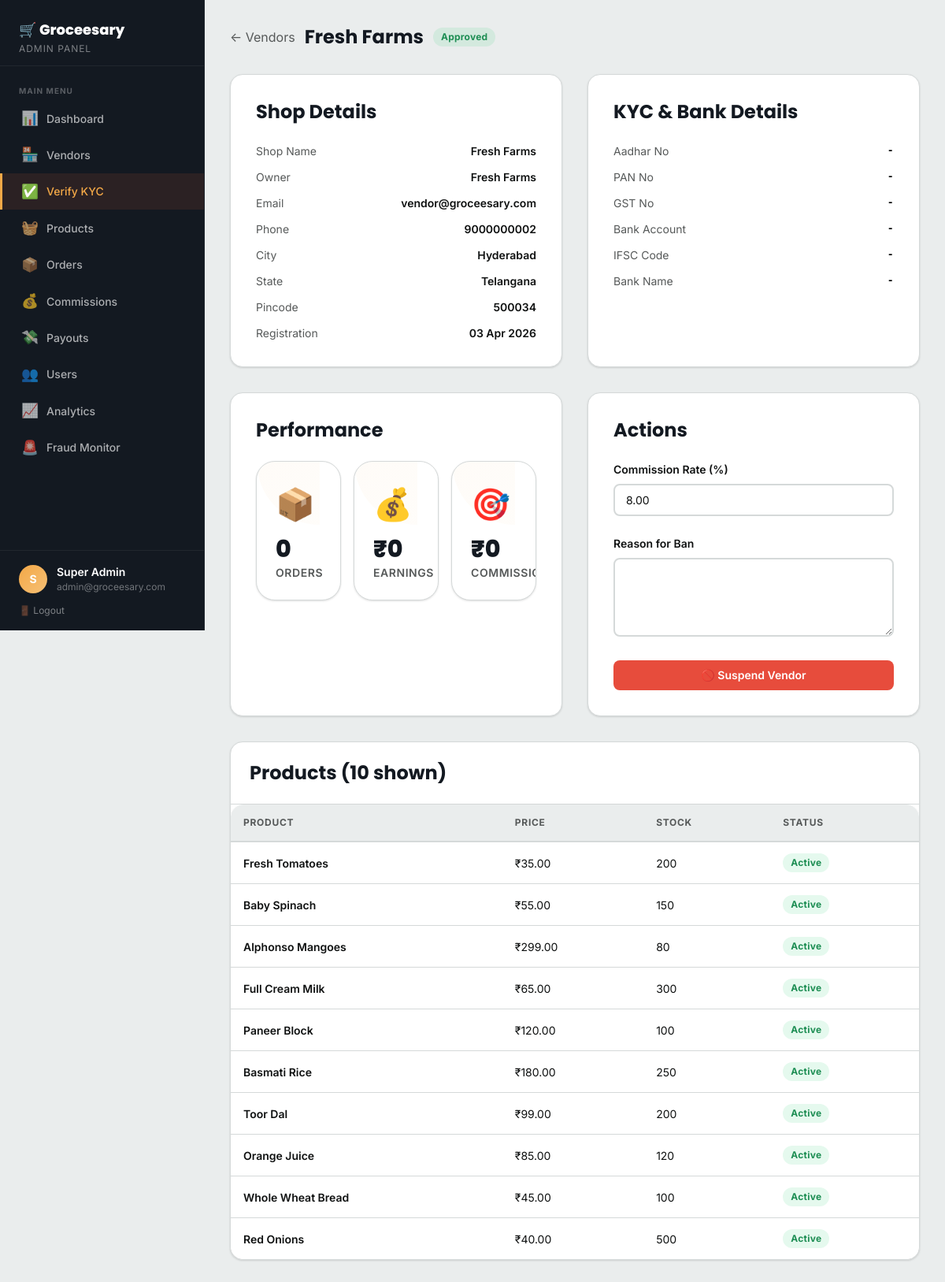
The page /pages/admin/vendor_verify.php?id=1 (signed in) on the database its author committed.
### tables this page shows
CREATE TABLE IF NOT EXISTS `vendors` (
  `id`                  INT UNSIGNED AUTO_INCREMENT PRIMARY KEY,
  `user_id`             INT UNSIGNED NOT NULL UNIQUE,
  `shop_name`           VARCHAR(150) NOT NULL,
  `shop_description`    TEXT,
  `shop_address`        TEXT,
  `city`                VARCHAR(100),
  `state`               VARCHAR(100),
  `pincode`             VARCHAR(10),
  `shop_logo`           VARCHAR(255) DEFAULT NULL,
  `shop_banner`         VARCHAR(255) DEFAULT NULL,
  `aadhar_no`           VARCHAR(20) DEFAULT NULL,
  `pan_no`              VARCHAR(20) DEFAULT NULL,
  `bank_account`        VARCHAR(30) DEFAULT NULL,
  `bank_ifsc`           VARCHAR(15) DEFAULT NULL,
  `bank_name`           VARCHAR(100) DEFAULT NULL,
  `aadhar_doc`          VARCHAR(255) DEFAULT NULL,
  `pan_doc`             VARCHAR(255) DEFAULT NULL,
  `verification_status` ENUM('pending','approved','rejected','suspended') NOT NULL DEFAULT 'pending',
  `kyc_status`          ENUM('pending','submitted','approved','rejected') NOT NULL DEFAULT 'pending',
  `kyc_notes`           TEXT DEFAULT NULL,
  `commission_rate`     DECIMAL(5,2) NOT NULL DEFAULT 10.00,
  `total_sales`         DECIMAL(12,2) NOT NULL DEFAULT 0.00,
  `avg_rating`          DECIMAL(3,2) NOT NULL DEFAULT 0.00,
  `total_reviews`       INT UNSIGNED NOT NULL DEFAULT 0,
  `delivery_time`       VARCHAR(50) DEFAULT '30-60 min',
  `min_order_amount`    DECIMAL(10,2) NOT NULL DEFAULT 0.00,
  `created_at`          DATETIME NOT NULL DEFAULT CURRENT_TIMESTAMP,
  `updated_at`          DATETIME NOT NULL DEFAULT CURRENT_TIMESTAMP ON UPDATE CURRENT_TIMESTAMP,
  FOREIGN KEY (`user_id`) REFERENCES `users`(`id`) ON DELETE CASCADE,
  INDEX `idx_verification` (`verification_status`),
  INDEX `idx_city` (`city`)
);

CREATE TABLE IF NOT EXISTS `products` (
  `id`             INT UNSIGNED AUTO_INCREMENT PRIMARY KEY,
  `vendor_id`      INT UNSIGNED NOT NULL,
  `category_id`    INT UNSIGNED NOT NULL,
  `name`           VARCHAR(200) NOT NULL,
  `slug`           VARCHAR(220) NOT NULL,
  `description`    TEXT,
  `price`          DECIMAL(10,2) NOT NULL,
  `discount_price` DECIMAL(10,2) DEFAULT NULL,
  `unit`           VARCHAR(30) DEFAULT 'piece',
  `stock`          INT NOT NULL DEFAULT 0,
  `images`         JSON DEFAULT NULL,
  `is_active`      TINYINT(1) NOT NULL DEFAULT 1,
  `is_featured`    TINYINT(1) NOT NULL DEFAULT 0,
  `is_flagged`     TINYINT(1) NOT NULL DEFAULT 0,
  `views`          INT UNSIGNED NOT NULL DEFAULT 0,
  `avg_rating`     DECIMAL(3,2) NOT NULL DEFAULT 0.00,
  `total_reviews`  INT UNSIGNED NOT NULL DEFAULT 0,
  `weight`         DECIMAL(8,3) DEFAULT NULL,
  `tags`           VARCHAR(500) DEFAULT NULL,
  `created_at`     DATETIME NOT NULL DEFAULT CURRENT_TIMESTAMP,
  `updated_at`     DATETIME NOT NULL DEFAULT CURRENT_TIMESTAMP ON UPDATE CURRENT_TIMESTAMP,
  FOREIGN KEY (`vendor_id`) REFERENCES `vendors`(`id`) ON DELETE CASCADE,
  FOREIGN KEY (`category_id`) REFERENCES `categories`(`id`) ON DELETE RESTRICT,
  UNIQUE KEY `uniq_vendor_slug` (`vendor_id`, `slug`),
  INDEX `idx_category` (`category_id`),
  INDEX `idx_is_active` (`is_active`),
  INDEX `idx_is_featured` (`is_featured`),
  FULLTEXT INDEX `ft_search` (`name`, `description`, `tags`)
);

### config/database.php (called while the page is built, shortened)
<?php
class Database {
    private static ?Database $instance = null;
    private ?PDO $conn = null;
    private function __construct() {
        try {
            if (defined('DB_TYPE') && DB_TYPE === 'sqlite') {
                $dbPath = defined('DB_PATH') ? DB_PATH : __DIR__ . '/../database/groceesary.sqlite';
                $dbDir = dirname($dbPath);
                if (!is_dir($dbDir)) @mkdir($dbDir, 0777, true);
                $this->conn = new PDO("sqlite:$dbPath");
                $this->conn->setAttribute(PDO::ATTR_ERRMODE, PDO::ERRMODE_EXCEPTION);
            } else {
                $dsn = "mysql:host=" . DB_HOST . ";dbname=" . DB_NAME . ";charset=" . DB_CHARSET;
                $this->conn = new PDO($dsn, DB_USER, DB_PASSWORD, [
                    PDO::ATTR_ERRMODE => PDO::ERRMODE_EXCEPTION,
                    PDO::ATTR_DEFAULT_FETCH_MODE => PDO::FETCH_ASSOC,
                    PDO::ATTR_EMULATE_PREPARES => false,
                ]);
            }
        } catch (PDOException $e) {
            if (defined('DEBUG_MODE') && DEBUG_MODE) {
                die('<h3>DB Connection Error: ' . $e->getMessage() . '</h3>');
            }
            die('Service temporarily unavailable.');
        }
    }
    public static function getInstance(): Database {
        if (self::$instance === null) {
            self::$instance = new Database();
        }
        return self::$instance;
    }
    public function prepare(string $sql, string $types, ...$params): array {
        try {
            $stmt = $this->conn->prepare($sql);
            $stmt->execute($params);
            return $stmt->fetchAll(PDO::FETCH_ASSOC);
        } catch (PDOException $e) {
            $this->logError($e->getMessage(), $sql);
            return [];
        }
    }
    public function prepareOne(string $sql, string $types, ...$params): ?array {
        $rows = $this->prepare($sql, $types, ...$params);
        return $rows[0] ?? null;
    }
}
?>

### pages/admin/vendor_verify.php (the view, shortened to what this page needs)
<?php
require_once '../../config/config.php'; require_once '../../config/constants.php'; require_once '../../config/database.php';
$db=Database::getInstance(); $success=''; $errors=[];
$vid2=(int)($_GET['id']??0);
$vendor=$db->prepareOne("SELECT v.*,u.name AS owner_name,u.email,u.phone,u.is_active FROM vendors v JOIN users u ON u.id=v.user_id WHERE v.id=? LIMIT 1",'i',$vid2);
$products=$db->prepare("SELECT * FROM products WHERE vendor_id=? ORDER BY created_at DESC LIMIT 10",'i',$vid2);
$stats=['orders'=>$db->prepareOne("SELECT COUNT(DISTINCT order_id) AS c FROM order_items WHERE vendor_id=?",'i',$vid2)['c']??0,'revenue'=>$db->prepareOne("SELECT COALESCE(SUM(vendor_earning),0) AS t FROM order_items WHERE vendor_id=?",'i',$vid2)['t']??0,'commission'=>$db->prepareOne("SELECT COALESCE(SUM(commission),0) AS t FROM order_items WHERE vendor_id=?",'i',$vid2)['t']??0];
$vc=['pending'=>'warning','approved'=>'success','rejected'=>'danger'];
require_once '../../templates/layouts/header.php';
?>
<div class="dashboard-layout">
<?php require_once '../../templates/layouts/sidebar.php'; ?>
<main class="dashboard-main">
  <div class="flex items-center gap-3 mb-6">
    <a href="<?=$base?>/pages/admin/vendors.php" style="color:var(--color-muted)">← Vendors</a>
    <h1 style="font-size:var(--text-2xl)"><?=htmlspecialchars($vendor['shop_name'])?></h1>
    <?php $vv_cls = $vc[$vendor['verification_status']] ?? 'muted'; ?>
    <span class="badge badge-<?= $vv_cls ?>"><?=ucfirst($vendor['verification_status'])?></span>
  </div>
  <div style="display:grid;grid-template-columns:1fr 1fr;gap:var(--space-6)">
    <div class="card p-6">
      <h3 style="margin-bottom:var(--space-5)">Shop Details</h3>
      <div class="text-sm" style="display:flex;flex-direction:column;gap:var(--space-3)">
        <?php foreach([['Shop Name',htmlspecialchars($vendor['shop_name'])],['Owner',htmlspecialchars($vendor['owner_name'])],['Email',htmlspecialchars($vendor['email'])],['Phone',htmlspecialchars($vendor['phone']??'-')],['City',htmlspecialchars($vendor['city']??'-')],['State',htmlspecialchars($vendor['state']??'-')],['Pincode',htmlspecialchars($vendor['pincode']??'-')],['Registration',date('d M Y',strtotime($vendor['created_at']))]] as [$l,$v]):?>
          <div class="flex justify-between"><span class="text-muted"><?=$l?></span><span class="fw-semibold"><?=$v?></span></div>
        <?php endforeach;?>
      </div>
    </div>
    <div class="card p-6">
      <h3 style="margin-bottom:var(--space-5)">KYC & Bank Details</h3>
      <div class="text-sm" style="display:flex;flex-direction:column;gap:var(--space-3)">
        <?php foreach([['Aadhar No',htmlspecialchars($vendor['aadhar_no']??'-')],['PAN No',htmlspecialchars($vendor['pan_no']??'-')],['GST No',htmlspecialchars($vendor['gst_no']??'-')],['Bank Account',htmlspecialchars($vendor['bank_account']??'-')],['IFSC Code',htmlspecialchars($vendor['bank_ifsc']??'-')],['Bank Name',htmlspecialchars($vendor['bank_name']??'-')]] as [$l,$v]):?>
          <div class="flex justify-between"><span class="text-muted"><?=$l?></span><span class="fw-semibold font-mono"><?=$v?></span></div>
        <?php endforeach;?>
      </div>
    </div>
    <div class="card p-6">
      <h3 style="margin-bottom:var(--space-5)">Performance</h3>
      <div class="stat-grid" style="grid-template-columns:repeat(3,1fr)">
        <div class="stat-card"><div class="stat-icon">📦</div><div class="stat-value"><?=$stats['orders']?></div><div class="stat-label">Orders</div></div>
        <div class="stat-card"><div class="stat-icon">💰</div><div class="stat-value">₹<?=number_format($stats['revenue'],0)?></div><div class="stat-label">Earnings</div></div>
        <div class="stat-card"><div class="stat-icon">🎯</div><div class="stat-value">₹<?=number_format($stats['commission'],0)?></div><div class="stat-label">Commission</div></div>
      </div>
    </div>
    <div class="card p-6">
      <h3 style="margin-bottom:var(--space-5)">Actions</h3>
      <?php if($vendor['verification_status']==='pending'): ?>
        <form method="POST">
          <input type="hidden" name="csrf_token" value="<?=CSRF_TOKEN?>">
          <div class="form-group"><label class="form-label">Commission Rate (%)</label><input type="number" class="form-control" name="commission_rate" value="<?=$vendor['commission_rate']??DEFAULT_COMMISSION?>" step="0.5" min="0" max="50"></div>
          <div class="form-group"><label class="form-label">Notes (optional)</label><textarea class="form-control" name="notes" rows="2"><?=htmlspecialchars($vendor['kyc_notes']??'')?></textarea></div>
          <div class="flex gap-3">
            <button type="submit" name="action" value="approve" class="btn btn-success flex-1">✅ Approve</button>
            <button type="submit" name="action" value="reject"  class="btn btn-danger flex-1" onclick="return confirm('Reject this vendor?')">❌ Reject</button>
          </div>
        </form>
      <?php elseif($vendor['verification_status']==='approved'): ?>
        <form method="POST">
          <div class="form-group"><label class="form-label">Commission Rate (%)</label><input type="number" class="form-control" name="commission_rate" value="<?=$vendor['commission_rate']??DEFAULT_COMMISSION?>" step="0.5" min="0" max="50"></div>
          <div class="form-group"><label class="form-label">Reason for Ban</label><textarea class="form-control" name="notes" rows="2"></textarea></div>
          <button type="submit" name="action" value="ban" class="btn btn-danger btn-full" onclick="return confirm('Ban this vendor?')">🚫 Suspend Vendor</button>
        </form>
      <?php else: ?>
        <p class="text-muted">No actions available for this status.</p>
      <?php endif; ?>
    </div>
  </div>
  <?php if($products): ?>
    <div class="card mt-6">
      <div style="padding:var(--space-5);border-bottom:1px solid var(--color-border)"><h3>Products (<?=count($products)?> shown)</h3></div>
      <div class="table-wrapper">
        <table class="table">
          <thead><tr><th>Product</th><th>Price</th><th>Stock</th><th>Status</th></tr></thead>
          <tbody>
          <?php foreach($products as $p):?>
            <tr>
              <td class="fw-semibold"><?=htmlspecialchars($p['name'])?></td>
              <td>₹<?=number_format($p['price'],2)?></td>
              <td class="<?=$p['stock']<5?'text-danger':''?>"><?=$p['stock']?></td>
              <td><span class="badge <?=$p['is_active']?'badge-success':'badge-danger'?>"><?=$p['is_active']?'Active':'Inactive'?></span></td>
            </tr>
          <?php endforeach;?>
          </tbody>
        </table>
      </div>
    </div>
  <?php endif;?>
</main>
</div>
</body></html>

### templates/css/base.css (style rules this page uses)
:root { --color-primary: #f3a847; --color-primary-dark: #e09635; --color-primary-light: #f6c075; --color-secondary: #232f3e; --color-secondary-dark:#131921; --color-secondary-light:#2874f0; --color-success: #2ECC71; --color-danger: #e74c3c; --color-warning: #f39c12; --color-info: #3498db; --color-white: #ffffff; --color-bg: #eaeded; --color-surface: #ffffff; --color-border: #d5d9d9; --color-text: #0f1111; --color-muted: #565959; --color-dark: #131921; --gradient-primary: linear-gradient(135deg, #f3a847 0%, #f6c075 100%); --gradient-secondary: linear-gradient(135deg, #232f3e 0%, #131921 100%); --gradient-hero: linear-gradient(135deg, #131921 0%, #232f3e 50%, #2874f0 100%); --gradient-card: linear-gradient(180deg, rgba(255,255,255,0) 60%, rgba(0,0,0,0.5) 100%); --space-1: 4px; --space-2: 8px; --space-3: 12px; --space-4: 16px; --space-5: 24px; --space-6: 32px; --space-7: 48px; --space-8: 64px; --space-9: 96px; --font-sans: 'Inter', -apple-system, BlinkMacSystemFont, sans-serif; --font-heading: 'Poppins', 'Inter', sans-serif; --font-mono: 'Courier New', monospace; --text-xs: 0.75rem; --text-sm: 0.875rem; --text-base: 1rem; --text-lg: 1.125rem; --text-xl: 1.25rem; --text-2xl: 1.5rem; --text-3xl: 1.875rem; --text-4xl: 2.25rem; --text-5xl: 3rem; --leading-tight: 1.25; --leading-snug: 1.375; --leading-normal: 1.5; --leading-relaxed:1.625; --radius-sm: 4px; --radius-md: 8px; --radius-lg: 12px; --radius-xl: 16px; --radius-2xl: 24px; --radius-full: 9999px; --shadow-sm: 0 1px 3px rgba(0,0,0,0.08), 0 1px 2px rgba(0,0,0,0.06); --shadow-md: 0 4px 12px rgba(0,0,0,0.1); --shadow-lg: 0 10px 30px rgba(0,0,0,0.12); --shadow-xl: 0 20px 60px rgba(0,0,0,0.15); --shadow-primary: 0 8px 24px rgba(255,107,53,0.35); --transition-fast: 150ms ease; --transition-base: 250ms ease; --transition-slow: 400ms ease; --z-below: -1; --z-base: 0; --z-above: 10; --z-dropdown: 100; --z-sticky: 200; --z-modal: 300; --z-toast: 400; }
*, *::before, *::after { box-sizing: border-box; margin: 0; padding: 0; }
html { height: 100%; font-size: 16px; scroll-behavior: smooth; -webkit-text-size-adjust: 100%; }
body { height: 100%; margin: 0; padding: 0; font-family: var(--font-sans); font-size: var(--text-base); line-height: var(--leading-normal); color: var(--color-text); background-color: var(--color-bg); -webkit-font-smoothing: antialiased; -moz-osx-font-smoothing: grayscale; overflow-x: hidden; }
a { color: inherit; text-decoration: none; }
button { cursor: pointer; font-family: inherit; }
input, textarea, select { font-family: inherit; }
table { border-collapse: collapse; width: 100%; }
h1, h2, h3, h4, h5, h6 { font-family: var(--font-heading); font-weight: 700; line-height: var(--leading-tight); color: var(--color-dark); }
h1 { font-size: var(--text-4xl); }
h3 { font-size: var(--text-2xl); }

### templates/css/layout.css (style rules this page uses)
.flex { display: flex; }
.items-center { align-items: center; }
.justify-between { justify-content: space-between; }
.gap-3 { gap: var(--space-3); }
.mt-6 { margin-top: var(--space-6); }
.mb-6 { margin-bottom: var(--space-6); }
.p-6 { padding: var(--space-6); }
body { padding-top: 0; }
.dashboard-layout { display: grid; grid-template-columns: 260px 1fr; min-height: 100vh; }
.dashboard-main { padding: var(--space-6); background: var(--color-bg); overflow-y: auto; }

### templates/css/responsive.css (style rules this page uses)
.dashboard-layout { grid-template-columns: 1fr; }
.dashboard-main { padding: var(--space-4); }
@media (min-width: 576px) { h1 { font-size: var(--text-4xl); } }
@media (min-width: 992px) { .dashboard-layout { grid-template-columns: 260px 1fr; } }
@media (min-width: 992px) { .dashboard-main { padding: var(--space-6); } }
@media (min-width: 1200px) { h1 { font-size: var(--text-5xl); } }
.stat-grid { display: grid; grid-template-columns: 1fr 1fr; gap: var(--space-4); }
@media (min-width: 768px) { .stat-grid { grid-template-columns: repeat(4, 1fr); } }

### rows shown on the page
vendors: shop_name "Fresh Farms", verification_status "Approved", commission_rate "8.00"
products: name "Fresh Tomatoes", price "35.00", stock "200", is_active "Active"
products: name "Baby Spinach", price "55.00", stock "150", is_active "Active"
products: name "Alphonso Mangoes", price "299.00", stock "80", is_active "Active"
products: name "Full Cream Milk", price "65.00", stock "300", is_active "Active"
products: name "Paneer Block", price "120.00", stock "100", is_active "Active"
products: name "Basmati Rice", price "180.00", stock "250", is_active "Active"
products: name "Toor Dal", price "99.00", stock "200", is_active "Active"
products: name "Orange Juice", price "85.00", stock "120", is_active "Active"
products: name "Whole Wheat Bread", price "45.00", stock "100", is_active "Active"
products: name "Red Onions", price "40.00", stock "500", is_active "Active"

### other values the page prints
$sidebar_role "ADMIN"
$link['icon'] "📊"
$link['label'] "Dashboard"
$link['icon'] "🏪"
$link['label'] "Vendors"
$link['icon'] "✅"
$link['label'] "Verify KYC"
$link['icon'] "🧺"
$link['label'] "Products"
$link['icon'] "📦"
$link['label'] "Orders"
$link['icon'] "💰"
$link['label'] "Commissions"
$link['icon'] "💸"
$link['label'] "Payouts"
